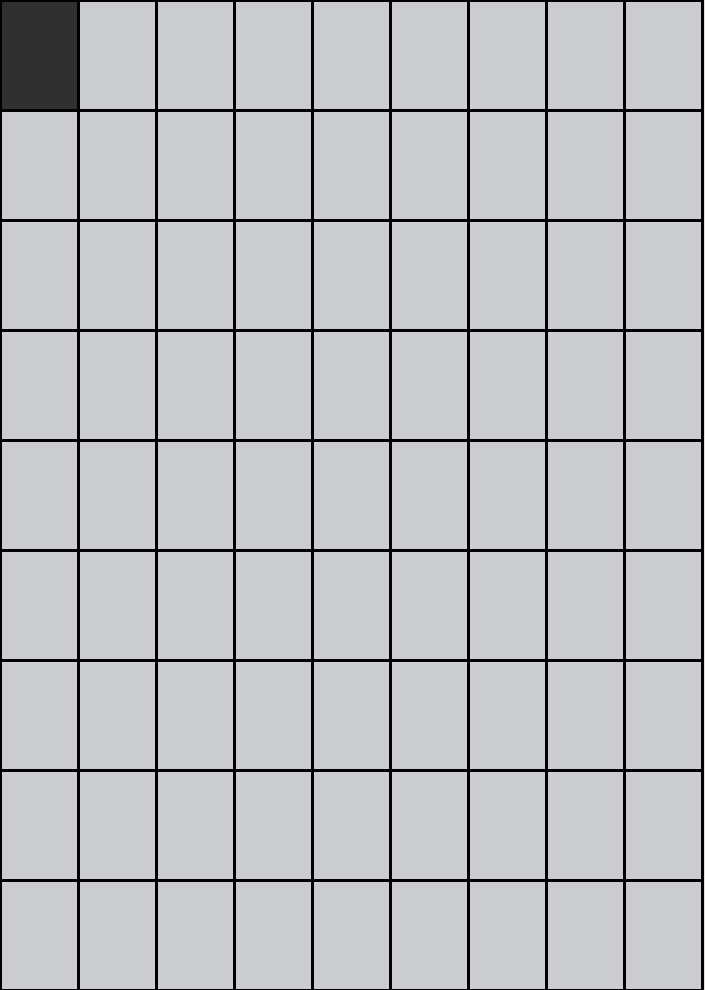
Frame 1 (no input)
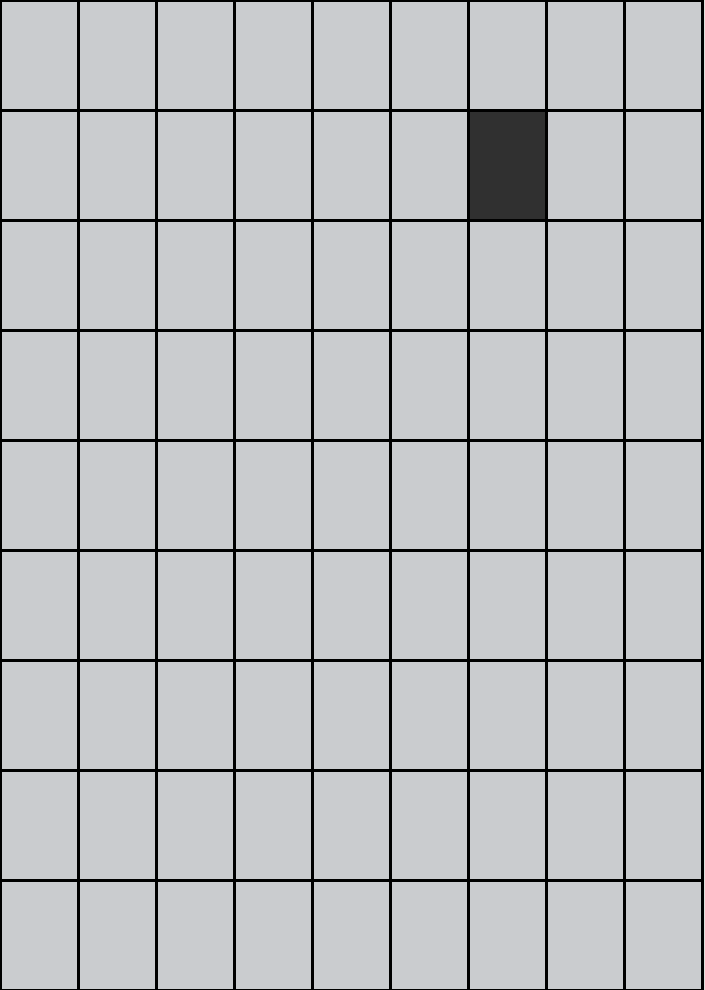
Frame 60 (the mouse pressed at the canvas centre just before this capture)
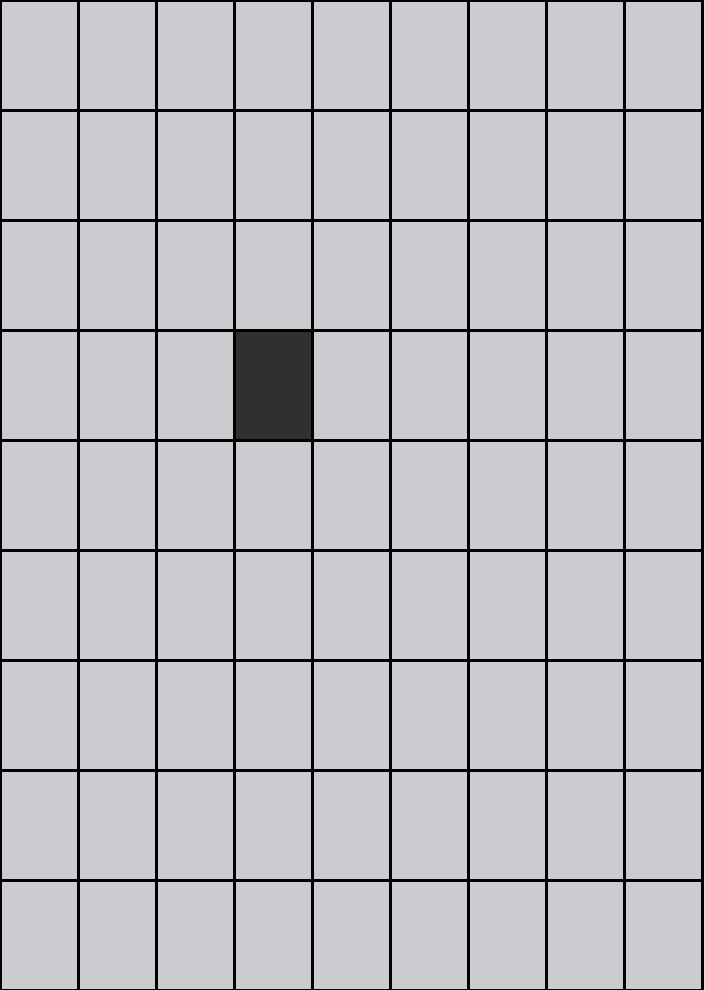
Frame 120 (the mouse held since frame 60 and released just before this capture)

The Processing sketch that drew these frames (run headless with seeded random() and noise(); from frame 60 on, the mouse is pressed at the canvas centre):

// Processing sketch: day2_7
// ── day2_7.pde
//int arrLength = 3;
int[] myArray = {0, 1, 2, 3, 4, 5, 6, 7, 8};
int tempArrVarX;
int tempArrVarY =0;

int myRange = 9;
float rectWidth;
float rectHeight;
String grey = "#CACCCF";
String white = "#E1DFDB";
int myOsc = 1;
// change me below
float speed = 1.5;


void setup() {
  size(705, 990);
}


void draw() {
  print(myArray[0]+"\n");
  //noStroke();
  strokeWeight(3);
  rectWidth = width/ myRange;
  rectHeight = height/ myRange;
  background(#E1DFDB);
  fill(#303030);
  
  if (tempArrVarY == myRange){
    tempArrVarY = 0;
  }
  else if (tempArrVarX == myRange){
    tempArrVarX = 0;
    tempArrVarY++;
  }
  else{
    if ((frameCount*speed)%2==0) {
      tempArrVarX++;
    }
  }


  for (int x = 0; x<myRange; x++) {
    for (int y = 0; y<myRange; y++) {
      if (x==tempArrVarX&&y==tempArrVarY) {
        fill(#303030);
      } else {
        fill(#CACCCF);
      }
      rect(x*rectWidth, y*rectHeight, rectWidth, rectHeight);
    }
  }
}
